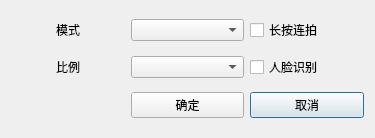
<?xml version="1.0" encoding="UTF-8"?>
<ui version="4.0">
 <class>SettingDialog</class>
 <widget class="QDialog" name="SettingDialog">
  <property name="geometry">
   <rect>
    <x>0</x>
    <y>0</y>
    <width>375</width>
    <height>138</height>
   </rect>
  </property>
  <property name="windowTitle">
   <string/>
  </property>
  <layout class="QGridLayout" name="gridLayout">
   <item row="2" column="4">
    <widget class="QCheckBox" name="face_recog">
     <property name="text">
      <string>人脸识别</string>
     </property>
    </widget>
   </item>
   <item row="2" column="0">
    <widget class="QLabel" name="label_2">
     <property name="text">
      <string>比例</string>
     </property>
     <property name="alignment">
      <set>Qt::AlignCenter</set>
     </property>
    </widget>
   </item>
   <item row="4" column="4">
    <widget class="QPushButton" name="cancel">
     <property name="text">
      <string>取消</string>
     </property>
    </widget>
   </item>
   <item row="0" column="1">
    <widget class="QComboBox" name="mode_item"/>
   </item>
   <item row="0" column="0">
    <widget class="QLabel" name="label">
     <property name="autoFillBackground">
      <bool>false</bool>
     </property>
     <property name="text">
      <string>模式</string>
     </property>
     <property name="alignment">
      <set>Qt::AlignCenter</set>
     </property>
    </widget>
   </item>
   <item row="0" column="4">
    <widget class="QCheckBox" name="continue_cap">
     <property name="text">
      <string>长按连拍</string>
     </property>
    </widget>
   </item>
   <item row="2" column="1">
    <widget class="QComboBox" name="scale_item"/>
   </item>
   <item row="4" column="1">
    <widget class="QPushButton" name="confirm">
     <property name="text">
      <string>确定</string>
     </property>
    </widget>
   </item>
  </layout>
 </widget>
 <resources/>
 <connections/>
</ui>
